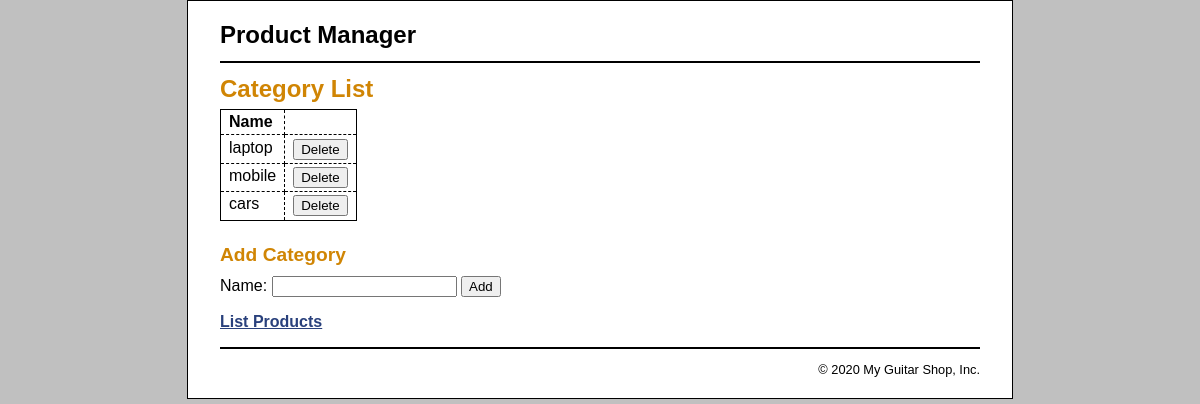
/Final-Project-AOlvera/project-AOlvera2/category_list.php, run on the app's committed database.
### tables this page shows
CREATE TABLE `categories` (
  `categoryID` int(11) NOT NULL,
  `categoryName` varchar(250) NOT NULL
);

### Final-Project-AOlvera/project-AOlvera2/category_list.php (the view, shortened to what this page needs)
<?php
require_once('database.php');
$query = 'SELECT * FROM categories
                       ORDER BY categoryID';
$statement = $db->prepare($query);
$statement->execute();
$categories = $statement->fetchAll();
?>
<!DOCTYPE html>
<html>
<head>
    <link rel="stylesheet" type="text/css" href="main.css" />
</head>
<body>
<header><h1>Product Manager</h1></header>
<main>
    <h1>Category List</h1>
    <table>
        <tr>
            <th>Name</th>
            <th>&nbsp;</th>
        </tr>
        <?php foreach ($categories as $category) : ?>
        <tr>
            <td><?php echo $category['categoryName']; ?></td>
            <td>
                <form action="delete_category.php" method="post">
                    <input type="submit" value="Delete"/>
                </form>
            </td>
        </tr>
        <?php endforeach; ?>
    </table>
    <h2 class="margin_top_increase">Add Category</h2>
    <form action="add_category.php" method="post"
          id="add_category_form">
        <label>Name:</label>
        <input type="text" name="category_name" />
        <input id="add_category_button" type="submit" name="addcategory" value="Add"/>
    </form>
    <p><a href="index2.php">List Products</a></p>
</main>
<footer>
    <p>&copy; <?php echo date("Y"); ?> My Guitar Shop, Inc.</p>
</footer>
</body>
</html>

### Final-Project-AOlvera/project-AOlvera2/main.css (style rules this page uses)
html { background-color: rgb(192, 192, 192); }
body { margin-top: 0; font-family: Arial, Helvetica, sans-serif; width: 760px; margin: 0 auto; background-color: white; border: 1px solid black; padding: .5em 2em; }
header { margin: 0; border-bottom: 2px solid black; }
header h1 { margin: 0; padding: .5em 0; color: black; }
main { margin: 0; }
footer { clear: both; margin-top: 1em; border-top: 2px solid black; }
footer p { text-align: right; font-size: 80%; margin: 1em 0; }
h1 { font-size: 150%; margin: 0; padding: .5em 0 .25em; }
h2 { font-size: 120%; margin: 0; padding: .25em 0 .5em; }
h1, h2 { color: rgb(208, 133, 4); }
a { color: rgb(41, 64, 124); font-weight: bold; }
table { border: 1px solid black; border-collapse: collapse; }
td, th { border: 1px dashed black; padding: .2em .5em .2em .5em; vertical-align: top; text-align: left; }
form { margin: 0; }
.margin_top_increase { margin-top: 1em; }

### data on the page
categories: categoryName "laptop"
categories: categoryName "mobile"
categories: categoryName "cars"
